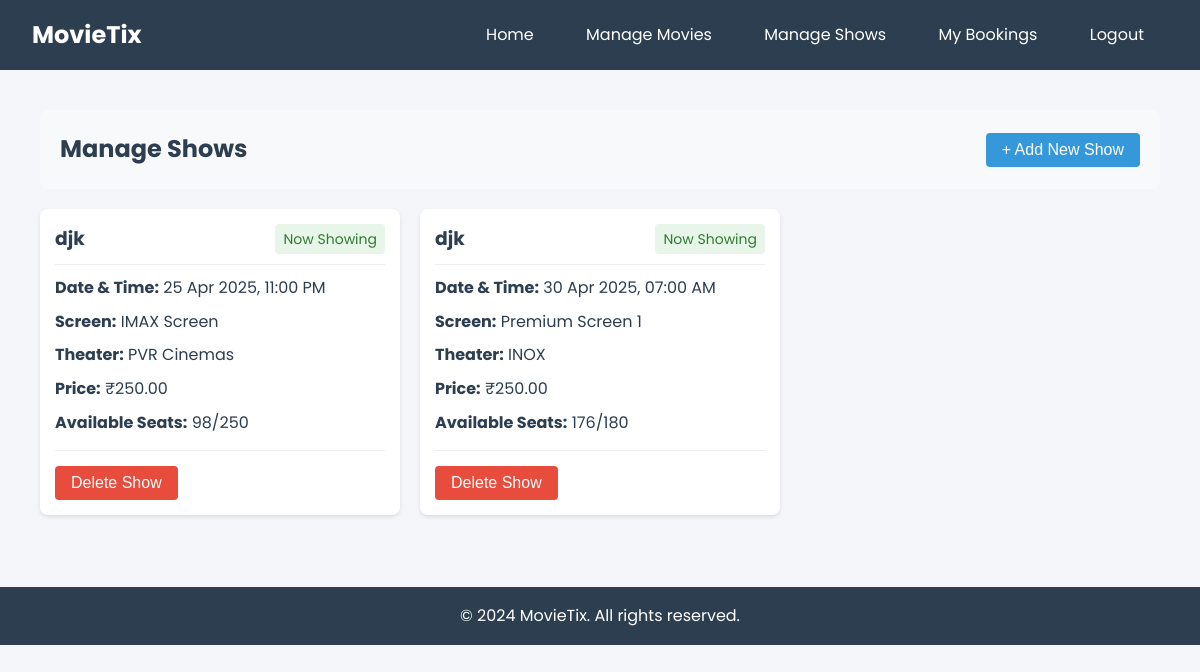
The page /admin/shows (signed in) on the database its author committed.
### app.py (models this page shows)
class Show(db.Model):
    id = db.Column(db.Integer, primary_key=True)
    movie_id = db.Column(db.Integer, db.ForeignKey('movie.id'), nullable=False)
    screen_id = db.Column(db.Integer, db.ForeignKey('screen.id'), nullable=False)
    show_time = db.Column(db.DateTime, nullable=False)
    price = db.Column(db.Float, nullable=False)
    available_seats = db.Column(db.Integer, nullable=False)
    bookings = db.relationship('Booking', backref='show', lazy=True)

class Movie(db.Model):
    id = db.Column(db.Integer, primary_key=True)
    title = db.Column(db.String(100), nullable=False)
    description = db.Column(db.Text, nullable=False)
    duration = db.Column(db.Integer, nullable=False)  # in minutes
    language = db.Column(db.String(50), nullable=False)
    release_date = db.Column(db.Date, nullable=False)
    poster_image = db.Column(db.String(200))
    genre = db.Column(db.String(100))
    rating = db.Column(db.Float, default=0.0)
    status = db.Column(db.String(20), default='Coming Soon')  # Now Showing, Coming Soon
    shows = db.relationship('Show', backref='movie', lazy=True)

class Screen(db.Model):
    id = db.Column(db.Integer, primary_key=True)
    name = db.Column(db.String(50), nullable=False)
    theater_id = db.Column(db.Integer, db.ForeignKey('theater.id'), nullable=False)
    capacity = db.Column(db.Integer, nullable=False)
    shows = db.relationship('Show', backref='screen', lazy=True)

class Theater(db.Model):
    id = db.Column(db.Integer, primary_key=True)
    name = db.Column(db.String(100), nullable=False)
    location = db.Column(db.String(200), nullable=False)
    capacity = db.Column(db.Integer, nullable=False)
    screens = db.relationship('Screen', backref='theater', lazy=True)

### app.py (the view, shortened to what this page needs)
@app.route('/admin/shows', methods=['GET', 'POST'])
def admin_shows():
    if not session.get('is_admin'):
        flash('Unauthorized access', 'danger')
        return redirect(url_for('login'))
    movies = Movie.query.all()
    theaters = Theater.query.all()
    screens = Screen.query.join(Theater).all()  # Get all screens with their theaters
    shows = Show.query.order_by(Show.show_time).all()
    return render_template('admin/shows.html',
                         movies=movies,
                         theaters=theaters,
                         screens=screens,  # Pass screens to template
                         shows=shows,
                         now=datetime.now())

### templates/admin/shows.html (shortened to what this page needs)
{% extends "base.html" %}
{% block content %}
<div class="admin-container">
    <div class="admin-header">
        <h2>Manage Shows</h2>
        <button type="button" class="btn btn-primary" onclick="showAddShowForm()">
            + Add New Show
        </button>
    </div>
    <div class="shows-list">
        {% for show in shows %}
        <div class="show-card">
            <div class="show-header">
                <h3>{{ show.movie.title }}</h3>
                <span class="status">{{ show.movie.status }}</span>
            </div>
            <div class="show-details">
                <p><strong>Date & Time:</strong> {{ show.show_time.strftime('%d %b %Y, %I:%M %p') }}</p>
                <p><strong>Screen:</strong> {{ show.screen.name }}</p>
                <p><strong>Theater:</strong> {{ show.screen.theater.name }}</p>
                <p><strong>Price:</strong> ₹{{ "%.2f"|format(show.price) }}</p>
                <p><strong>Available Seats:</strong> {{ show.available_seats }}/{{ show.screen.capacity }}</p>
            </div>
            <div class="show-actions">
                <button onclick="confirmDelete('{{ show.id }}')" class="btn btn-danger">Delete Show</button>
            </div>
        </div>
        {% endfor %}
    </div>
</div>
{% endblock %}

### static/css/style.css (style rules this page uses)
:root { --primary-color: #2c3e50; --secondary-color: #e74c3c; --background-color: #f5f6fa; --text-color: #2c3e50; --border-color: #dcdde1; }
* { margin: 0; padding: 0; box-sizing: border-box; }
body { font-family: 'Poppins', sans-serif; background-color: var(--background-color); color: var(--text-color); line-height: 1.6; }
.btn { display: inline-block; padding: 0.5rem 1rem; border: none; border-radius: 4px; cursor: pointer; font-size: 1rem; transition: background-color 0.3s; }
.btn-primary { background-color: var(--primary-color); color: white; }

### templates/admin/shows.html (style rules this page uses)
.admin-container { max-width: 1200px; margin: 0 auto; padding: 20px; }
.admin-header { display: flex; justify-content: space-between; align-items: center; margin-bottom: 20px; padding: 20px; background-color: #f8f9fa; border-radius: 8px; }
.shows-list { display: grid; grid-template-columns: repeat(auto-fill, minmax(300px, 1fr)); gap: 20px; margin-top: 20px; }
.show-card { background: white; border-radius: 8px; padding: 15px; box-shadow: 0 2px 4px rgba(0,0,0,0.1); }
.show-header { display: flex; justify-content: space-between; align-items: center; margin-bottom: 10px; padding-bottom: 10px; border-bottom: 1px solid #eee; }
.show-header h3 { margin: 0; color: #2c3e50; }
.status { padding: 4px 8px; border-radius: 4px; font-size: 0.875rem; background-color: #e8f5e9; color: #2e7d32; }
.show-details p { margin: 8px 0; color: #2c3e50; }
.show-actions { margin-top: 15px; padding-top: 15px; border-top: 1px solid #eee; }
.btn { padding: 8px 16px; border-radius: 4px; border: none; cursor: pointer; font-size: 1rem; }
.btn-primary { background-color: #3498db; color: white; }
.btn-danger { background-color: #e74c3c; color: white; }

### rows shown on the page
Show: movie "djk", movie.status "Now Showing", show_time "25 Apr 2025, 11:00 PM", screen.name "IMAX Screen", screen.theater.name "PVR Cinemas", price "250.00", available_seats "98", screen.capacity "250"
Show: movie "djk", movie.status "Now Showing", show_time "30 Apr 2025, 07:00 AM", screen.name "Premium Screen 1", screen.theater.name "INOX", price "250.00", available_seats "176", screen.capacity "180"
